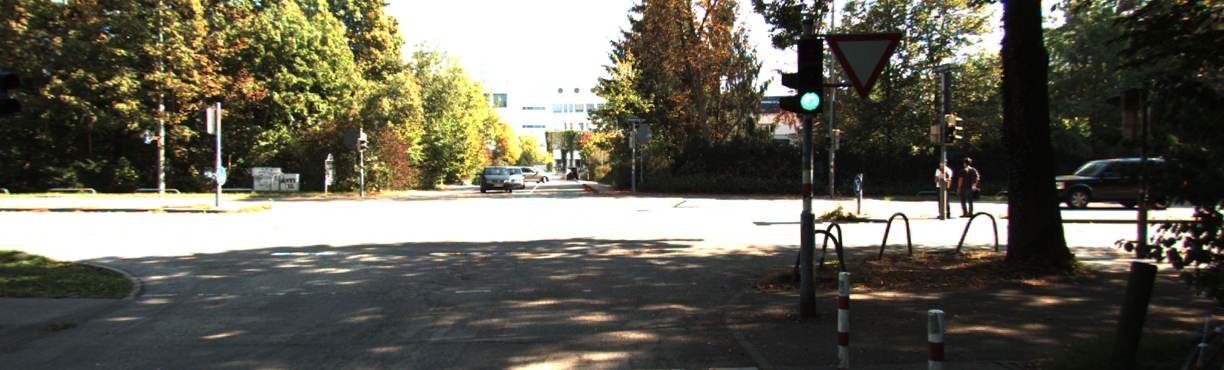
#> input picture problem1/adaptive_hist_data/0000000000.png, 1224 x 370 px, found by its file name; its folder holds 4 pictures in this run
$ python problem1.py
#> lines starting #> are read from the running program, lines starting #| are printed output that depends on the picture; after the words box and inside, x2 and y2 are one past the last pixel; in counts of white or black regions, pixels touching at a corner belong together
#> further down, img is the input picture: shape (370, 1224, 3); mean B, G, R 83.7, 96.9, 98.8
import numpy as np
import cv2
import matplotlib.pyplot as plt


def cumulative_image_hist(img):
    """
    Create a cumulative histogram of the given image.
    """
    hist, _ = np.histogram(img.flatten(), 256, [0, 256])
    cum_hist = hist.cumsum()
    cum_hist = cum_hist * hist.max() / cum_hist.max()
    cum_hist_normalized = ((cum_hist / cum_hist.max()) * 255).astype(np.int8)
    return cum_hist_normalized

# [56 lines left out: functions show_histogram, show_equalized_histogram, show_equalized_image_with_histogram, not called in this run]


def create_equalized_image(img):
    """
    @brief : This function is used to create the equalized image.

    Args:
        img: The image to be equalized.

    Returns:
        img_eq: The equalized image.

    """
    img=cv2.cvtColor(img,cv2.COLOR_BGR2HSV)
#> img: shape (370, 1224, 3); mean H, S, V 44.8, 71.3, 104.9
    h,s,v=cv2.split(img)
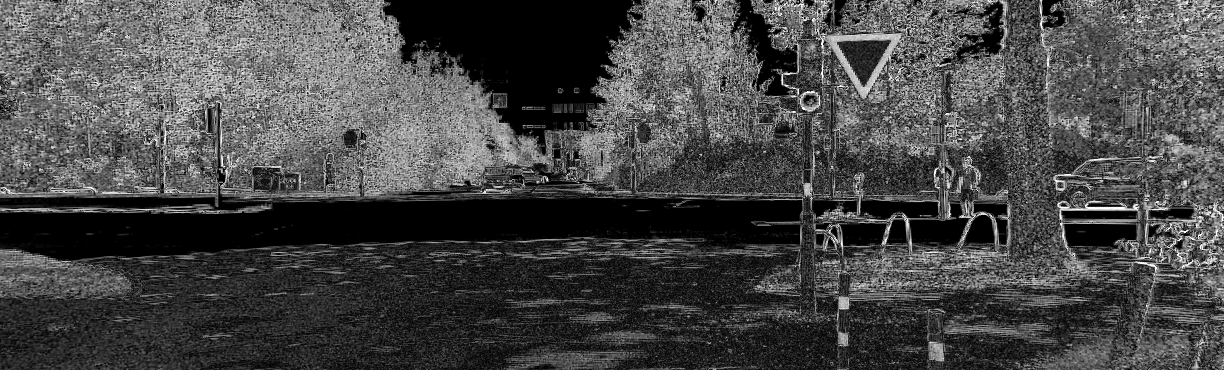
#> s: shape (370, 1224); min 0, max 255, mean 71.3
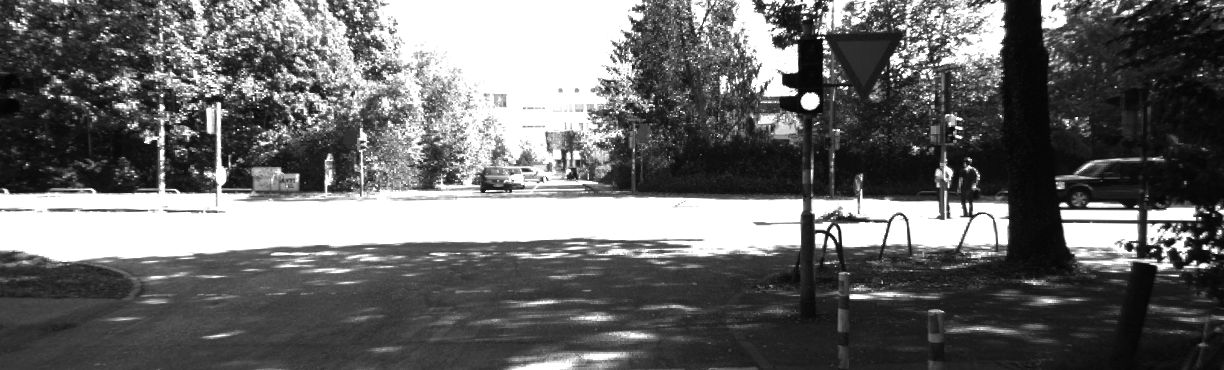
#> v: shape (370, 1224); min 3, max 255, mean 104.9
    cum_hist=cumulative_image_hist(v)
#> in cumulative_image_hist, `hist, _ = np.histogram(img.flatten(), 256, [0, 256])`: hist = 256 values, max 84250 at index 255, min 0 at index 0, mean 1769.1
#> in cumulative_image_hist, `cum_hist = hist.cumsum()`: cum_hist = 256 values from 0 to 452880
#> in cumulative_image_hist, `cum_hist = cum_hist * hist.max() / cum_hist.max()`: cum_hist = 256 values from 0 to 84250
#> in cumulative_image_hist, `cum_hist_normalized = ((cum_hist / cum_hist.max()) * 255).astype(np.in..`: cum_hist_normalized = 256 values, max 126 at index 65, min -128 at index 66, mean -39.95
#> cum_hist has the same summary as cum_hist_normalized in cumulative_image_hist
    height,width=v.shape
#> height = 370; width = 1224
    img_eq=np.zeros(v.shape)
    for i in range(height):
        for j in range(width):
            img_eq[i][j]=cum_hist[v[i][j]]
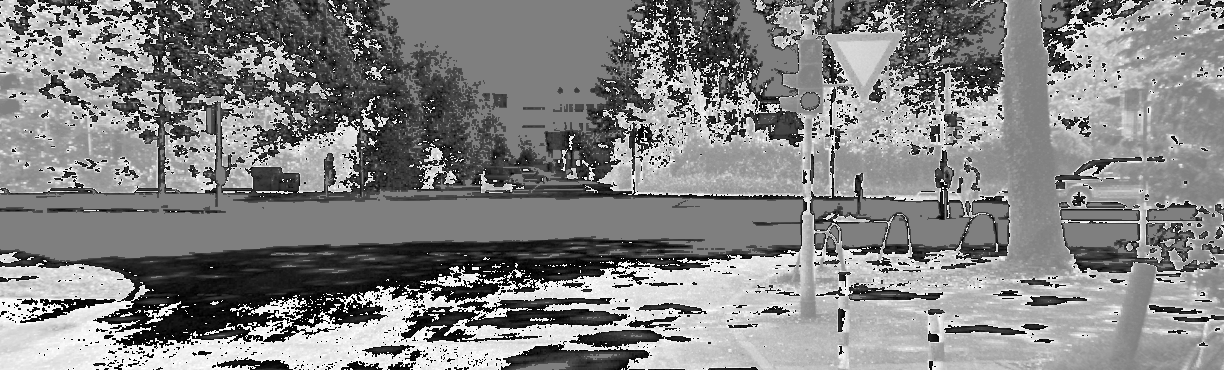
#> img_eq: shape (370, 1224) float64; min -128, max 126, mean 2.8; drawn with min black and max white
    img_eq=img_eq.astype(np.uint8)
    img_eq=cv2.merge([h,s,img_eq])
#> img_eq: shape (370, 1224, 3); mean H, S, V 44.8, 71.3, 132.2
    img_eq=cv2.cvtColor(img_eq,cv2.COLOR_HSV2BGR)
    return img_eq

def show_equalized_image(img_eq):
    plt.imshow(img_eq)
    plt.show()

def histogram_equalization(img):
    """
    @brief : This function is used to perform histogram equalization on the given image.

    Args:
        img: The image to be equalized.

    Returns:
        img_eq: The equalized image.
    """
    hist, _ = np.histogram(img.flatten(), 256, [0, 256])
    cdf = hist.cumsum()
    cdf_normalized = np.uint8(cdf/cdf.max()*255)
    equilized = cdf_normalized[img]
    return equilized


def split_hsv_merge_adaptive(img):
    """
    @brief:Split the given image into hsv channels and merge them back.

    Args:
        img: The image to be split.

    Returns:
        img_2: The merged image.
    """

    img_hsv=cv2.cvtColor(img,cv2.COLOR_BGR2HSV)
    img_h=img_hsv[:,:,0]
    img_s=img_hsv[:,:,1]
    img_v=img_hsv[:,:,2]
    img_v_2=adaptive_histogram_equalization(img_v)
    img_hsv_2=cv2.merge((img_h,img_s,img_v_2))
    # Adaptive Histogram Equalization
    img_2=cv2.cvtColor(img_hsv_2,cv2.COLOR_HSV2BGR)

    return img_2


def adaptive_histogram_equalization(img):
    """
    @brief: Perform adaptive histogram equalization on the given image.

    Args:
        img: The image to be equalized.
    Returns:
        img_eq: The equalized image.(Adaptive Histogram Equalization)
    """
    img_height=int(img.shape[0]/8)
#> img_height = 46
    img_width=int(img.shape[1]/8)
#> img_width = 153
    for i in range(0,img.shape[0],img_height):
        for j in range(0,img.shape[1],img_width):
                img_block=img[i:i+img_height,j:j+img_width]
                img_block_eq=histogram_equalization(img_block)
                img[i:i+img_height,j:j+img_width]=img_block_eq
                img[int(i*img_height):int((i+1)*img_height),int(j*img_width):int((j+1)*img_width)]=histogram_equalization(img[int(i*img_height):int((i+1)*img_height),int(j*img_width):int((j+1)*img_width)])
#> this loop made 9 passes
#> pass 1, in histogram_equalization (call 7), `equilized = cdf_normalized[img]`:
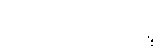
#> equilized: shape (46, 153); 99.9% white; black in thin lines or dots, all inside (x1, y1, x2, y2) = (148, 36, 153, 46)
#> after the loop:
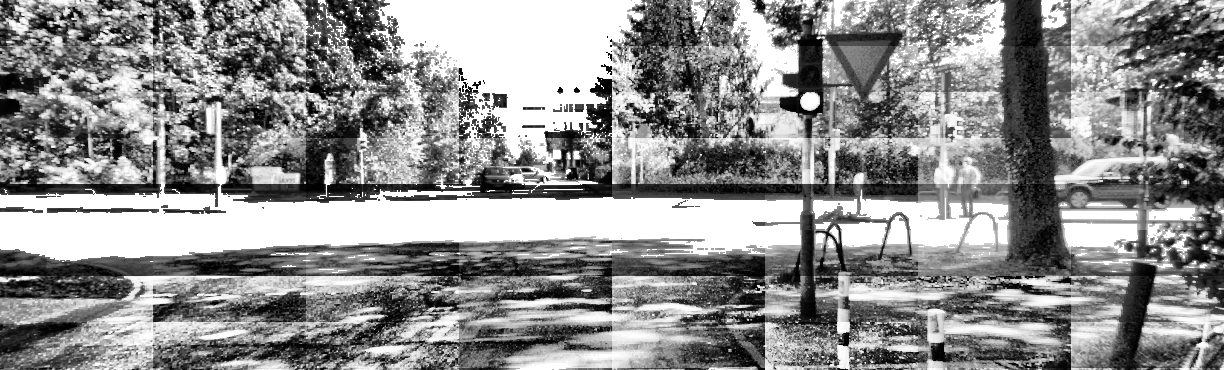
#> img: shape (370, 1224); min 0, max 255, mean 142

    img=cv2.bilateralFilter(img,5,75,75)
#> in split_hsv_merge_adaptive, `img_hsv_2=cv2.merge((img_h,img_s,img_v_2))`: img_hsv_2: shape (370, 1224, 3); mean H, S, V 44.8, 71.3, 141.4
#> in split_hsv_merge_adaptive, `img_2=cv2.cvtColor(img_hsv_2,cv2.COLOR_HSV2BGR)`:
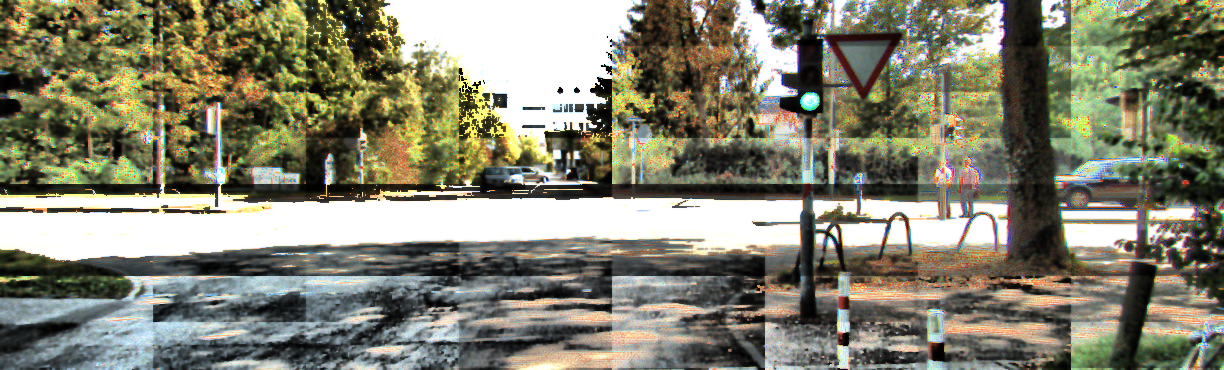
#> img_2: shape (370, 1224, 3); mean B, G, R 111.4, 130.1, 131

    return img


def CLAHE(img):
    """
    Perform CLAHE on the given image using the opencv inbuilt funciton.
    """
    img_hsv=cv2.cvtColor(img,cv2.COLOR_BGR2HSV)
    img_h=img_hsv[:,:,0]
    img_s=img_hsv[:,:,1]
    img_v=img_hsv[:,:,2]
    clahe=cv2.createCLAHE(clipLimit=2.0,tileGridSize=(8,8))
    img_v_2=clahe.apply(img_v)
    img_hsv_2=cv2.merge((img_h,img_s,img_v_2))
#> img_hsv_2: shape (370, 1224, 3); mean H, S, V 44.8, 71.3, 119

    img_cl=cv2.cvtColor(img_hsv_2,cv2.COLOR_HSV2BGR)
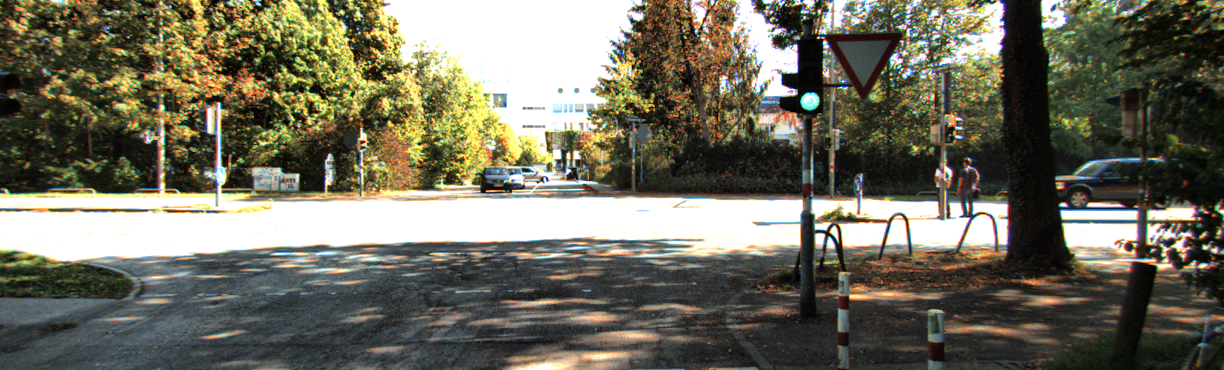
#> img_cl: shape (370, 1224, 3); mean B, G, R 93.1, 108.9, 111.2


    return img_cl


# [9 lines left out: function show_two_images, not called in this run]


class histogram_equalization_demo:
    def __init__(self, img):
        self.img = img
        self.img_eq=create_equalized_image(img)
        self.img_ad=split_hsv_merge_adaptive(img)
        self.img_cl = CLAHE(img)

    def show(self):
        cv2.imshow('Original', self.img)
        cv2.imshow('Histogram Equalization', self.img_eq)
        cv2.imshow('Adaptive Histogram Equalization', self.img_ad)
        cv2.imshow('CLAHE', self.img_cl)


if __name__ == '__main__':
    output_filename='problem1/output_video_3.mp4'
    size=(2488,390)
    result = cv2.VideoWriter(output_filename,cv2.VideoWriter_fourcc(*'mp4v'), 15, size)

    for i in range(25):
        img=cv2.imread('problem1/adaptive_hist_data/{:010d}.png'.format(i))
        # Uncomment the line below to show all the outputs
        histogram_equalization_demo(img).show()
        cv2.waitKey(0)
        cv2.destroyAllWindows()
#> pass 2 of the loop `for i in range(25):`:
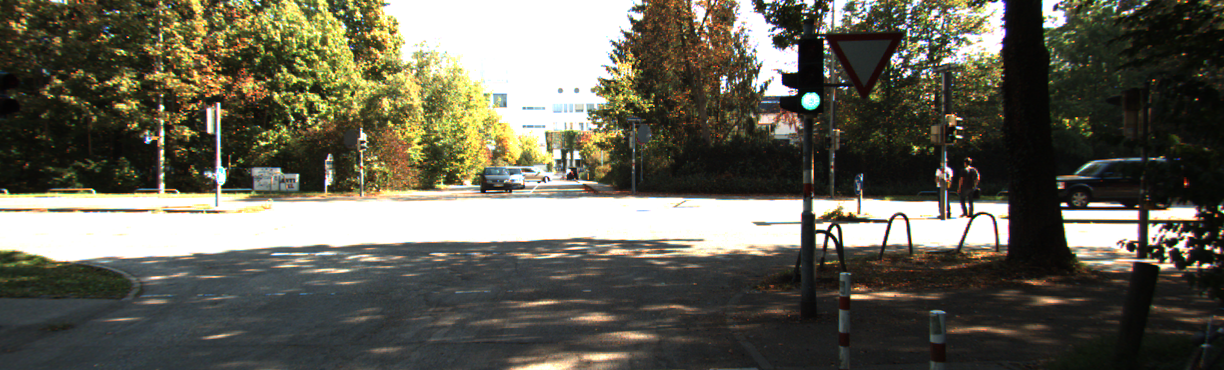
#> input picture problem1/adaptive_hist_data/0000000001.png, 1224 x 370 px, found by its file name
#> img is the input picture: shape (370, 1224, 3); mean B, G, R 83.8, 97, 98.9
#> after the loop in adaptive_histogram_equalization (call 2), `for i in range(0,img.shape[0],img_height):`:
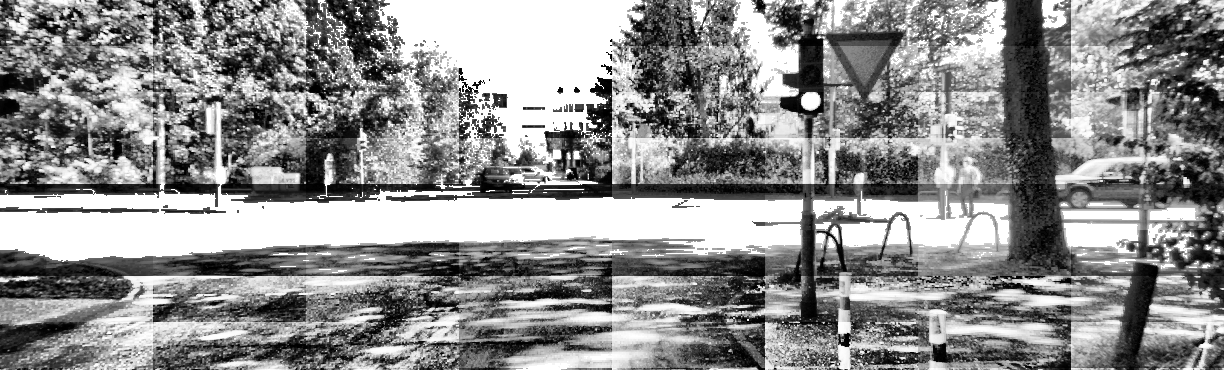
#> img: shape (370, 1224); min 0, max 255, mean 142
#> in CLAHE (call 2), `img_cl=cv2.cvtColor(img_hsv_2,cv2.COLOR_HSV2BGR)`:
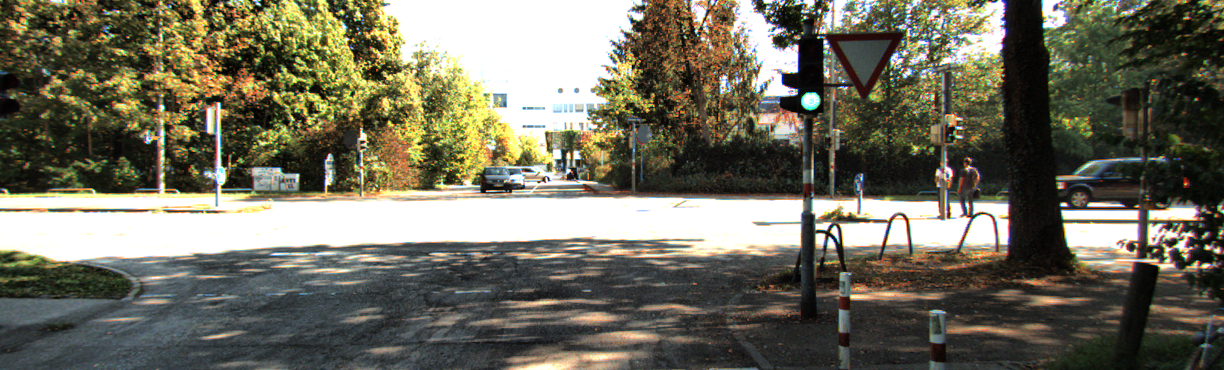
#> img_cl: shape (370, 1224, 3); mean B, G, R 93.3, 109.1, 111.3
#> pass 3 of the loop `for i in range(25):`:
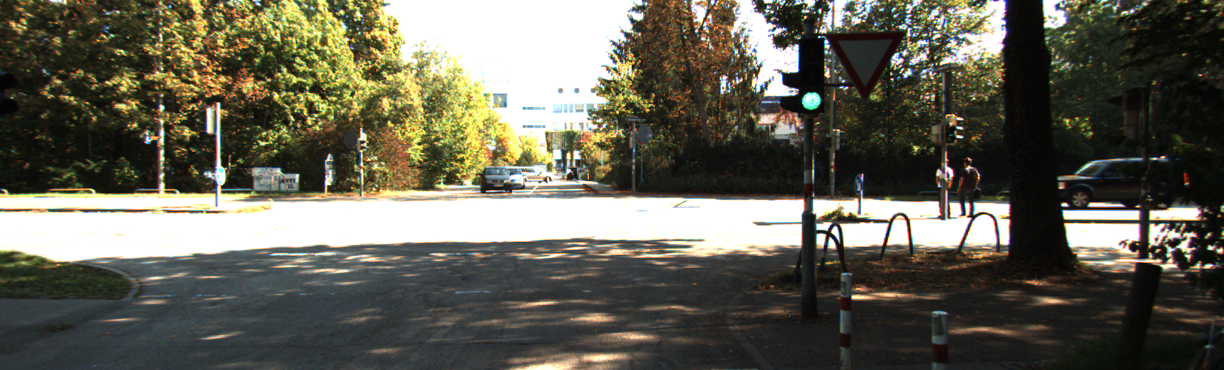
#> input picture problem1/adaptive_hist_data/0000000002.png, 1224 x 370 px, found by its file name
#> img is the input picture: shape (370, 1224, 3); mean B, G, R 83.8, 97, 98.9
#> in create_equalized_image (call 3), `h,s,v=cv2.split(img)`:
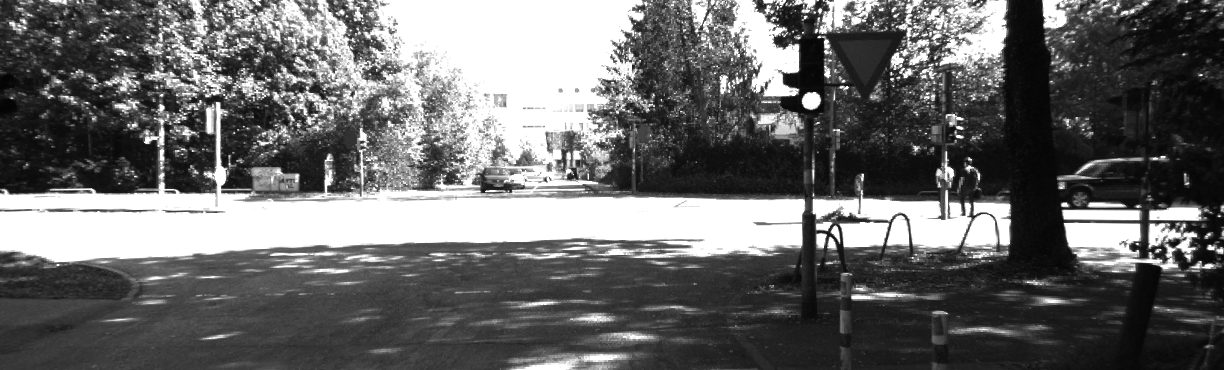
#> v: shape (370, 1224); min 3, max 255, mean 105
#> in create_equalized_image (call 3), `cum_hist=cumulative_image_hist(v)`: cum_hist = 256 values, max 126 at index 65, min -128 at index 66, mean -40.04
#> in create_equalized_image (call 3), `img_eq=img_eq.astype(np.uint8)`:
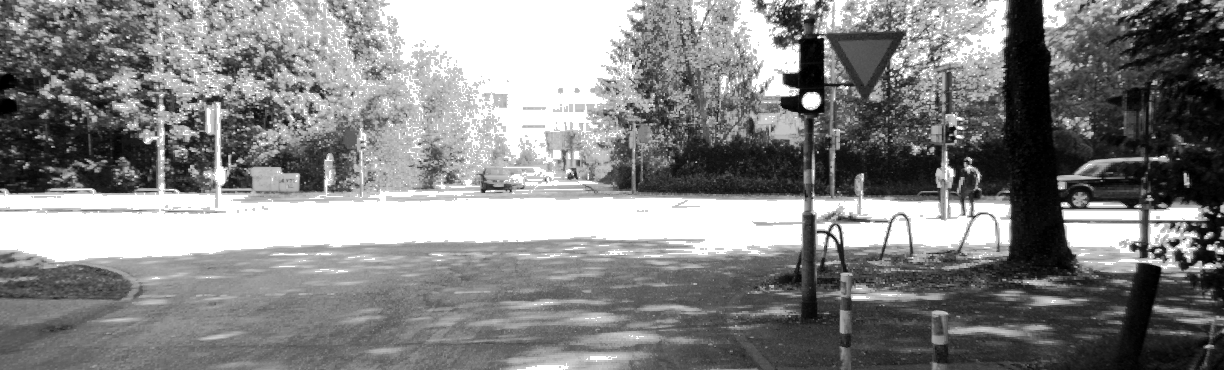
#> img_eq: shape (370, 1224); min 0, max 255, mean 132.2
#> (the run stopped early here; a loop or call above may not have finished)
